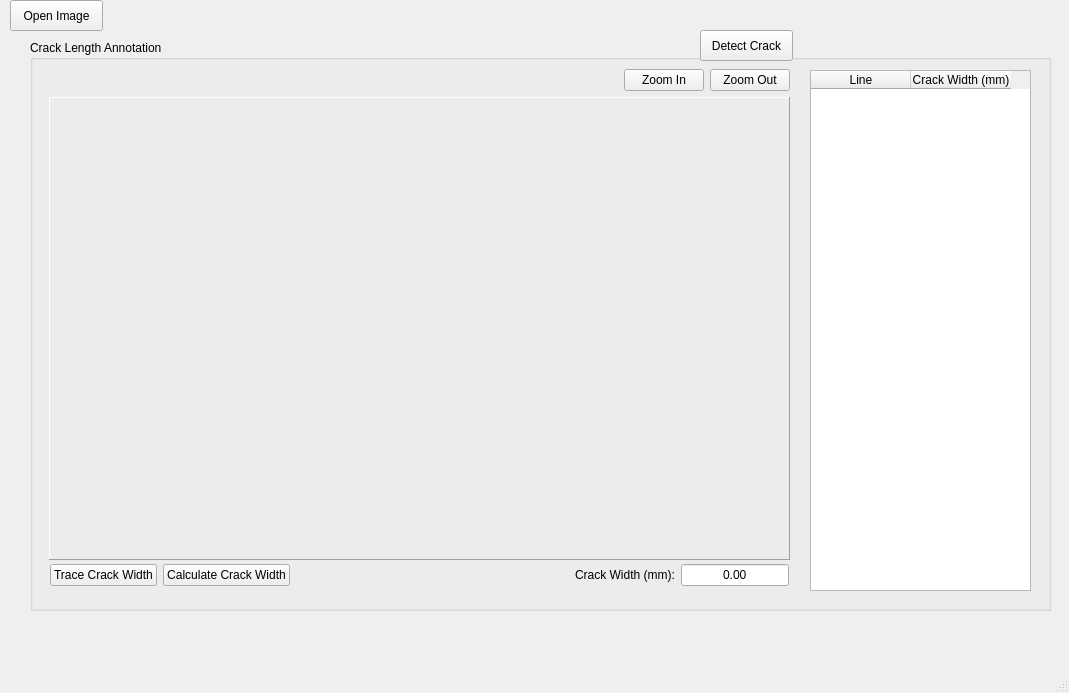
<?xml version="1.0" encoding="UTF-8"?>
<ui version="4.0">
 <class>MainWindow</class>
 <widget class="QMainWindow" name="MainWindow">
  <property name="geometry">
   <rect>
    <x>0</x>
    <y>0</y>
    <width>1069</width>
    <height>693</height>
   </rect>
  </property>
  <property name="windowTitle">
   <string>MainWindow</string>
  </property>
  <widget class="QWidget" name="centralwidget">
   <widget class="QGroupBox" name="groupBox_4">
    <property name="geometry">
     <rect>
      <x>30</x>
      <y>40</y>
      <width>1021</width>
      <height>571</height>
     </rect>
    </property>
    <property name="title">
     <string>Crack Length Annotation</string>
    </property>
    <widget class="QWidget" name="verticalLayoutWidget_2">
     <property name="geometry">
      <rect>
       <x>19</x>
       <y>29</y>
       <width>741</width>
       <height>491</height>
      </rect>
     </property>
     <layout class="QVBoxLayout" name="verticalLayout_2" stretch="0,10">
      <item>
       <layout class="QHBoxLayout" name="horizontalLayout_5">
        <item>
         <spacer name="horizontalSpacer_3">
          <property name="orientation">
           <enum>Qt::Horizontal</enum>
          </property>
          <property name="sizeHint" stdset="0">
           <size>
            <width>40</width>
            <height>20</height>
           </size>
          </property>
         </spacer>
        </item>
        <item>
         <widget class="QPushButton" name="rightZoomInButton">
          <property name="text">
           <string>Zoom In</string>
          </property>
         </widget>
        </item>
        <item>
         <widget class="QPushButton" name="rightZoomOutButton">
          <property name="text">
           <string>Zoom Out</string>
          </property>
         </widget>
        </item>
       </layout>
      </item>
      <item>
       <widget class="QFrame" name="frame">
        <property name="frameShape">
         <enum>QFrame::Panel</enum>
        </property>
        <property name="frameShadow">
         <enum>QFrame::Raised</enum>
        </property>
       </widget>
      </item>
     </layout>
    </widget>
    <widget class="QTableWidget" name="crackWidthTableWidget">
     <property name="geometry">
      <rect>
       <x>780</x>
       <y>30</y>
       <width>221</width>
       <height>521</height>
      </rect>
     </property>
     <attribute name="verticalHeaderMinimumSectionSize">
      <number>23</number>
     </attribute>
     <column>
      <property name="text">
       <string>Line</string>
      </property>
     </column>
     <column>
      <property name="text">
       <string>Crack Width (mm)</string>
      </property>
     </column>
    </widget>
    <widget class="QWidget" name="layoutWidget">
     <property name="geometry">
      <rect>
       <x>20</x>
       <y>520</y>
       <width>739</width>
       <height>30</height>
      </rect>
     </property>
     <layout class="QHBoxLayout" name="horizontalLayout_6" stretch="0,0,50,0,0">
      <item>
       <widget class="QPushButton" name="trackCrackWidthButton">
        <property name="text">
         <string>Trace Crack Width</string>
        </property>
       </widget>
      </item>
      <item>
       <widget class="QPushButton" name="calculateCrackWidthButton">
        <property name="text">
         <string>Calculate Crack Width</string>
        </property>
       </widget>
      </item>
      <item>
       <spacer name="horizontalSpacer_4">
        <property name="orientation">
         <enum>Qt::Horizontal</enum>
        </property>
        <property name="sizeHint" stdset="0">
         <size>
          <width>50</width>
          <height>20</height>
         </size>
        </property>
       </spacer>
      </item>
      <item>
       <widget class="QLabel" name="crackWidthLabel">
        <property name="text">
         <string>Crack Width (mm):</string>
        </property>
       </widget>
      </item>
      <item>
       <widget class="QLineEdit" name="crackWidthLineEdit">
        <property name="text">
         <string>0.00</string>
        </property>
        <property name="alignment">
         <set>Qt::AlignCenter</set>
        </property>
       </widget>
      </item>
     </layout>
    </widget>
   </widget>
   <widget class="QPushButton" name="openFolderButton">
    <property name="geometry">
     <rect>
      <x>10</x>
      <y>0</y>
      <width>93</width>
      <height>31</height>
     </rect>
    </property>
    <property name="text">
     <string>Open Image</string>
    </property>
   </widget>
   <widget class="QPushButton" name="detectCrackButton">
    <property name="geometry">
     <rect>
      <x>700</x>
      <y>30</y>
      <width>93</width>
      <height>31</height>
     </rect>
    </property>
    <property name="text">
     <string>Detect Crack</string>
    </property>
   </widget>
  </widget>
  <widget class="QMenuBar" name="menubar">
   <property name="geometry">
    <rect>
     <x>0</x>
     <y>0</y>
     <width>1069</width>
     <height>26</height>
    </rect>
   </property>
  </widget>
  <widget class="QStatusBar" name="statusbar"/>
 </widget>
 <resources/>
 <connections/>
</ui>
